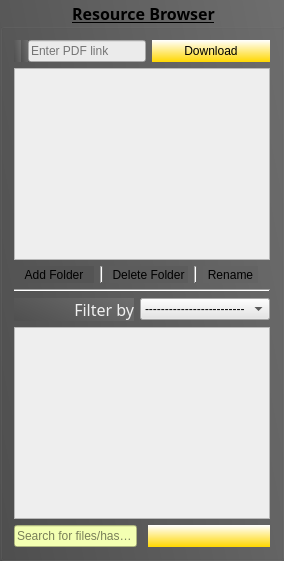
         <widget class="QGroupBox" name="groupBox">
          <property name="sizePolicy">
           <sizepolicy hsizetype="Expanding" vsizetype="Preferred">
            <horstretch>1</horstretch>
            <verstretch>0</verstretch>
           </sizepolicy>
          </property>
          <property name="font">
           <font>
            <family>Trebuchet MS</family>
            <pointsize>12</pointsize>
            <weight>75</weight>
            <bold>true</bold>
            <underline>true</underline>
           </font>
          </property>
          <property name="styleSheet">
           <string notr="true">background-color: qlineargradient(x1: 0, y1:10, x2:10, y2: 6, stop: 0 black, stop: 1 white);</string>
          </property>
          <property name="title">
           <string>Resource Browser</string>
          </property>
          <property name="alignment">
           <set>Qt::AlignCenter</set>
          </property>
          <property name="flat">
           <bool>true</bool>
          </property>
          <property name="checkable">
           <bool>false</bool>
          </property>
          <property name="checked">
           <bool>false</bool>
          </property>
          <layout class="QVBoxLayout" name="verticalLayout" stretch="0,0,0,0,0,0,0">
           <item>
            <layout class="QHBoxLayout" name="horizontalLayout_2">
             <property name="spacing">
              <number>0</number>
             </property>
             <property name="sizeConstraint">
              <enum>QLayout::SetDefaultConstraint</enum>
             </property>
             <item>
              <widget class="QLabel" name="label">
               <property name="text">
                <string/>
               </property>
              </widget>
             </item>
             <item>
              <widget class="QLabel" name="label_3">
               <property name="text">
                <string/>
               </property>
              </widget>
             </item>
             <item>
              <widget class="QLineEdit" name="inputurl">
               <property name="sizePolicy">
                <sizepolicy hsizetype="Expanding" vsizetype="Fixed">
                 <horstretch>0</horstretch>
                 <verstretch>0</verstretch>
                </sizepolicy>
               </property>
               <property name="styleSheet">
                <string notr="true">background-color: rgb(235, 235, 235);</string>
               </property>
               <property name="alignment">
                <set>Qt::AlignLeading|Qt::AlignLeft|Qt::AlignVCenter</set>
               </property>
               <property name="dragEnabled">
                <bool>true</bool>
               </property>
               <property name="placeholderText">
                <string>Enter PDF link</string>
               </property>
               <property name="clearButtonEnabled">
                <bool>true</bool>
               </property>
              </widget>
             </item>
             <item>
              <spacer name="horizontalSpacer">
               <property name="orientation">
                <enum>Qt::Horizontal</enum>
               </property>
               <property name="sizeType">
                <enum>QSizePolicy::Minimum</enum>
               </property>
               <property name="sizeHint" stdset="0">
                <size>
                 <width>6</width>
                 <height>6</height>
                </size>
               </property>
              </spacer>
             </item>
             <item>
              <widget class="QToolButton" name="downloadbutton">
               <property name="sizePolicy">
                <sizepolicy hsizetype="Expanding" vsizetype="Minimum">
                 <horstretch>0</horstretch>
                 <verstretch>0</verstretch>
                </sizepolicy>
               </property>
               <property name="font">
                <font>
                 <weight>50</weight>
                 <italic>false</italic>
                 <bold>false</bold>
                </font>
               </property>
               <property name="toolTip">
                <string>&lt;html&gt;&lt;head/&gt;&lt;body&gt;&lt;p&gt;&lt;span style=&quot; color:#000000;&quot;&gt;Download to the selected folder. Shortcut Spacebar&lt;/span&gt;&lt;/p&gt;&lt;/body&gt;&lt;/html&gt; </string>
               </property>
               <property name="autoFillBackground">
                <bool>false</bool>
               </property>
               <property name="styleSheet">
                <string notr="true">QToolButton#downloadbutton{background-color: qlineargradient(x1: 0, y1: 0, x2: 0, y2: 1, stop: 0 white, stop: 1 gold);}
QToolButton#downloadbutton:pressed{background-color: qlineargradient(x1: 0, y1: 0, x2: 0, y2: 1, stop: 0 white, stop: 1 brown);}
QToolButton{border:none;}







</string>
               </property>
               <property name="text">
                <string>Download</string>
               </property>
               <property name="icon">
                <iconset>
                 <normaloff>ico/050.png</normaloff>ico/050.png</iconset>
               </property>
               <property name="iconSize">
                <size>
                 <width>31</width>
                 <height>21</height>
                </size>
               </property>
               <property name="checkable">
                <bool>false</bool>
               </property>
               <property name="popupMode">
                <enum>QToolButton::DelayedPopup</enum>
               </property>
               <property name="toolButtonStyle">
                <enum>Qt::ToolButtonFollowStyle</enum>
               </property>
              </widget>
             </item>
            </layout>
           </item>
           <item>
            <widget class="QTreeView" name="tree">
             <property name="styleSheet">
              <string notr="true">background-color: rgb(238, 238, 238);</string>
             </property>
            </widget>
           </item>
           <item>
            <layout class="QHBoxLayout" name="horizontalLayout_3">
             <item>
              <widget class="QToolButton" name="newfolder">
               <property name="sizePolicy">
                <sizepolicy hsizetype="Ignored" vsizetype="Fixed">
                 <horstretch>0</horstretch>
                 <verstretch>0</verstretch>
                </sizepolicy>
               </property>
               <property name="toolTip">
                <string>Creates new folder</string>
               </property>
               <property name="autoFillBackground">
                <bool>false</bool>
               </property>
               <property name="styleSheet">
                <string notr="true">QToolTip { color: #000; background-color: #fff; border: none; }
QToolButton{border:none;background-color: rgb(84, 84, 84);}
</string>
               </property>
               <property name="text">
                <string>Add Folder</string>
               </property>
               <property name="icon">
                <iconset>
                 <normaloff>ico/019.png</normaloff>ico/019.png</iconset>
               </property>
               <property name="iconSize">
                <size>
                 <width>37</width>
                 <height>35</height>
                </size>
               </property>
               <property name="toolButtonStyle">
                <enum>Qt::ToolButtonFollowStyle</enum>
               </property>
              </widget>
             </item>
             <item>
              <widget class="Line" name="line_2">
               <property name="orientation">
                <enum>Qt::Vertical</enum>
               </property>
              </widget>
             </item>
             <item>
              <widget class="QToolButton" name="deletefolder">
               <property name="sizePolicy">
                <sizepolicy hsizetype="Ignored" vsizetype="Fixed">
                 <horstretch>0</horstretch>
                 <verstretch>0</verstretch>
                </sizepolicy>
               </property>
               <property name="palette">
                <palette>
                 <active>
                  <colorrole role="Button">
                   <brush brushstyle="SolidPattern">
                    <color alpha="255">
                     <red>92</red>
                     <green>92</green>
                     <blue>92</blue>
                    </color>
                   </brush>
                  </colorrole>
                  <colorrole role="Base">
                   <brush brushstyle="SolidPattern">
                    <color alpha="255">
                     <red>92</red>
                     <green>92</green>
                     <blue>92</blue>
                    </color>
                   </brush>
                  </colorrole>
                  <colorrole role="Window">
                   <brush brushstyle="SolidPattern">
                    <color alpha="255">
                     <red>92</red>
                     <green>92</green>
                     <blue>92</blue>
                    </color>
                   </brush>
                  </colorrole>
                 </active>
                 <inactive>
                  <colorrole role="Button">
                   <brush brushstyle="SolidPattern">
                    <color alpha="255">
                     <red>92</red>
                     <green>92</green>
                     <blue>92</blue>
                    </color>
                   </brush>
                  </colorrole>
                  <colorrole role="Base">
                   <brush brushstyle="SolidPattern">
                    <color alpha="255">
                     <red>92</red>
                     <green>92</green>
                     <blue>92</blue>
                    </color>
                   </brush>
                  </colorrole>
                  <colorrole role="Window">
                   <brush brushstyle="SolidPattern">
                    <color alpha="255">
                     <red>92</red>
                     <green>92</green>
                     <blue>92</blue>
                    </color>
                   </brush>
                  </colorrole>
                 </inactive>
                 <disabled>
                  <colorrole role="Button">
                   <brush brushstyle="SolidPattern">
                    <color alpha="255">
                     <red>92</red>
                     <green>92</green>
                     <blue>92</blue>
                    </color>
                   </brush>
                  </colorrole>
                  <colorrole role="Base">
                   <brush brushstyle="SolidPattern">
                    <color alpha="255">
                     <red>92</red>
                     <green>92</green>
                     <blue>92</blue>
                    </color>
                   </brush>
                  </colorrole>
                  <colorrole role="Window">
                   <brush brushstyle="SolidPattern">
                    <color alpha="255">
                     <red>92</red>
                     <green>92</green>
                     <blue>92</blue>
                    </color>
                   </brush>
                  </colorrole>
                 </disabled>
                </palette>
               </property>
               <property name="font">
                <font>
                 <weight>50</weight>
                 <bold>false</bold>
                 <stylestrategy>PreferDefault</stylestrategy>
                </font>
               </property>
               <property name="toolTip">
                <string>Deleting folder will delete all the files</string>
               </property>
               <property name="statusTip">
                <string/>
               </property>
               <property name="styleSheet">
                <string notr="true">QToolTip { color: #000; background-color: #fff; border: none; }
QToolButton{border:none;background-color: rgb(92, 92, 92);}


</string>
               </property>
               <property name="text">
                <string>Delete Folder</string>
               </property>
               <property name="icon">
                <iconset>
                 <normaloff>ico/020.png</normaloff>ico/020.png</iconset>
               </property>
               <property name="iconSize">
                <size>
                 <width>37</width>
                 <height>35</height>
                </size>
               </property>
               <property name="toolButtonStyle">
                <enum>Qt::ToolButtonFollowStyle</enum>
               </property>
              </widget>
             </item>
             <item>
              <widget class="Line" name="line_3">
               <property name="orientation">
                <enum>Qt::Vertical</enum>
               </property>
              </widget>
             </item>
             <item>
              <widget class="QToolButton" name="renamefolder">
               <property name="toolTip">
                <string>&lt;html&gt;&lt;head/&gt;&lt;body&gt;&lt;p&gt;&lt;span style=&quot; color:#000000;&quot;&gt;Rename selected folder&lt;/span&gt;&lt;/p&gt;&lt;/body&gt;&lt;/html&gt;</string>
               </property>
               <property name="styleSheet">
                <string notr="true">QToolTip { color: #000; background-color: #fff; border: none; }

QToolButton{border:none;background-color: rgb(99, 99, 99);}

</string>
               </property>
               <property name="text">
                <string>Rename</string>
               </property>
               <property name="icon">
                <iconset>
                 <normaloff>ico/021.png</normaloff>ico/021.png</iconset>
               </property>
               <property name="iconSize">
                <size>
                 <width>37</width>
                 <height>35</height>
                </size>
               </property>
               <property name="toolButtonStyle">
                <enum>Qt::ToolButtonFollowStyle</enum>
               </property>
              </widget>
             </item>
             <item>
              <spacer name="horizontalSpacer_10">
               <property name="orientation">
                <enum>Qt::Horizontal</enum>
               </property>
               <property name="sizeType">
                <enum>QSizePolicy::Fixed</enum>
               </property>
               <property name="sizeHint" stdset="0">
                <size>
                 <width>12</width>
                 <height>7</height>
                </size>
               </property>
              </spacer>
             </item>
            </layout>
           </item>
           <item>
            <widget class="Line" name="line">
             <property name="orientation">
              <enum>Qt::Horizontal</enum>
             </property>
            </widget>
           </item>
           <item>
            <layout class="QHBoxLayout" name="horizontalLayout_4">
             <item>
              <widget class="QLabel" name="label_2">
               <property name="font">
                <font>
                 <family>Arial Rounded MT Bold</family>
                </font>
               </property>
               <property name="styleSheet">
                <string notr="true">border-color: rgb(255, 103, 53);</string>
               </property>
               <property name="text">
                <string>&lt;html&gt;&lt;head/&gt;&lt;body&gt;&lt;p&gt;&lt;span style=&quot; font-size:12pt; color:#f0f0f0;&quot;&gt;Filter by&lt;/span&gt;&lt;/p&gt;&lt;/body&gt;&lt;/html&gt;</string>
               </property>
               <property name="textFormat">
                <enum>Qt::RichText</enum>
               </property>
               <property name="scaledContents">
                <bool>false</bool>
               </property>
               <property name="alignment">
                <set>Qt::AlignRight|Qt::AlignTrailing|Qt::AlignVCenter</set>
               </property>
              </widget>
             </item>
             <item>
              <widget class="QComboBox" name="filtercombo">
               <property name="toolTip">
                <string>Filter files by</string>
               </property>
               <property name="styleSheet">
                <string notr="true">background-color: rgb(229, 229, 229);</string>
               </property>
               <property name="currentText">
                <string>-------------------------</string>
               </property>
               <item>
                <property name="text">
                 <string>-------------------------</string>
                </property>
               </item>
               <item>
                <property name="text">
                 <string>Author</string>
                </property>
               </item>
               <item>
                <property name="text">
                 <string>Journal</string>
                </property>
               </item>
               <item>
                <property name="text">
                 <string>Year</string>
                </property>
               </item>
              </widget>
             </item>
            </layout>
           </item>
           <item>
            <widget class="QListWidget" name="sortlist">
             <property name="styleSheet">
              <string notr="true">background-color: rgb(238, 238, 238);</string>
             </property>
             <property name="sortingEnabled">
              <bool>true</bool>
             </property>
            </widget>
           </item>
           <item>
            <layout class="QHBoxLayout" name="horizontalLayout_8">
             <item>
              <widget class="QLineEdit" name="sstring">
               <property name="sizePolicy">
                <sizepolicy hsizetype="MinimumExpanding" vsizetype="Fixed">
                 <horstretch>0</horstretch>
                 <verstretch>0</verstretch>
                </sizepolicy>
               </property>
               <property name="toolTip">
                <string>Search for a word in the pdf. CASE SENSITIVE. Shortcut Ctrl+f</string>
               </property>
               <property name="styleSheet">
                <string notr="true">background-color: rgb(243, 255, 178);</string>
               </property>
               <property name="placeholderText">
                <string>Search for files/hashtags</string>
               </property>
               <property name="clearButtonEnabled">
                <bool>true</bool>
               </property>
              </widget>
             </item>
             <item>
              <spacer name="horizontalSpacer_12">
               <property name="orientation">
                <enum>Qt::Horizontal</enum>
               </property>
               <property name="sizeType">
                <enum>QSizePolicy::Fixed</enum>
               </property>
               <property name="sizeHint" stdset="0">
                <size>
                 <width>5</width>
                 <height>20</height>
                </size>
               </property>
              </spacer>
             </item>
             <item>
              <widget class="QPushButton" name="squery">
               <property name="sizePolicy">
                <sizepolicy hsizetype="Expanding" vsizetype="Ignored">
                 <horstretch>0</horstretch>
                 <verstretch>0</verstretch>
                </sizepolicy>
               </property>
               <property name="toolTip">
                <string>Search. Shortcut Ctrl+Return</string>
               </property>
               <property name="styleSheet">
                <string notr="true">QPushButton#squery{background-color: qlineargradient(x1: 0, y1: 0, x2: 0, y2: 1, stop: 0 white, stop: 1 gold);}
QPushButton#squery:pressed{background-color: qlineargradient(x1: 0, y1: 0, x2: 0, y2: 1, stop: 0 white, stop: 1 brown);}
QToolTip { color: #000; background-color: #fff; border: none; }

QPushButton{border:none;}</string>
               </property>
               <property name="text">
                <string/>
               </property>
               <property name="icon">
                <iconset>
                 <normaloff>ico/012.png</normaloff>ico/012.png</iconset>
               </property>
               <property name="flat">
                <bool>false</bool>
               </property>
              </widget>
             </item>
            </layout>
           </item>
          </layout>
         </widget>
